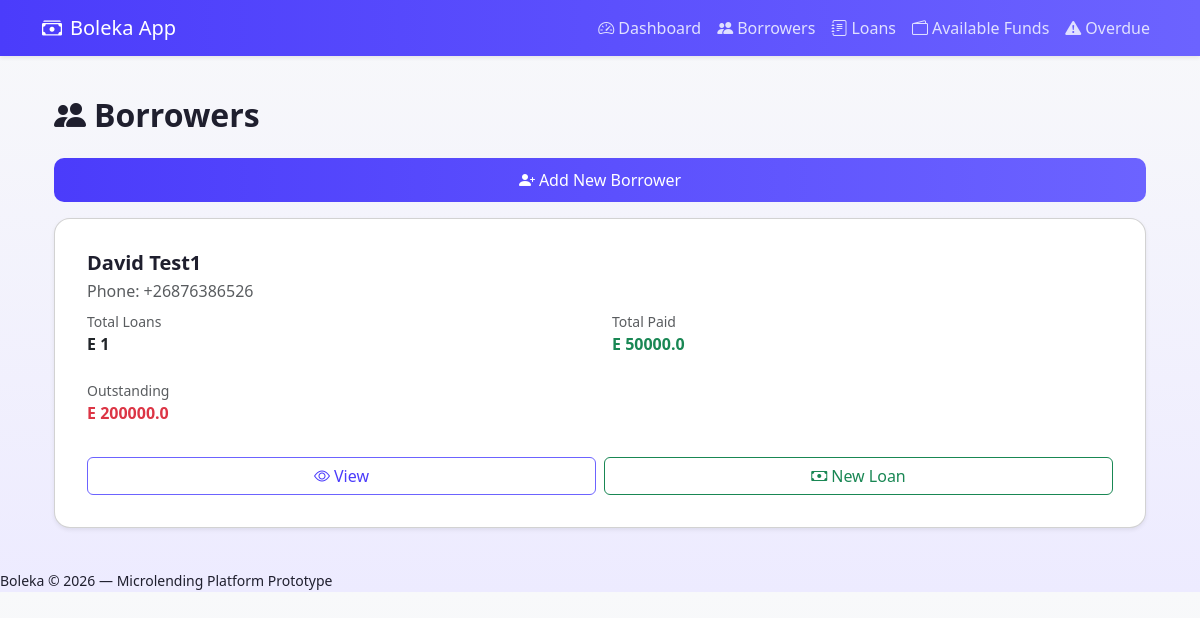
The app's page /borrowers, older data.
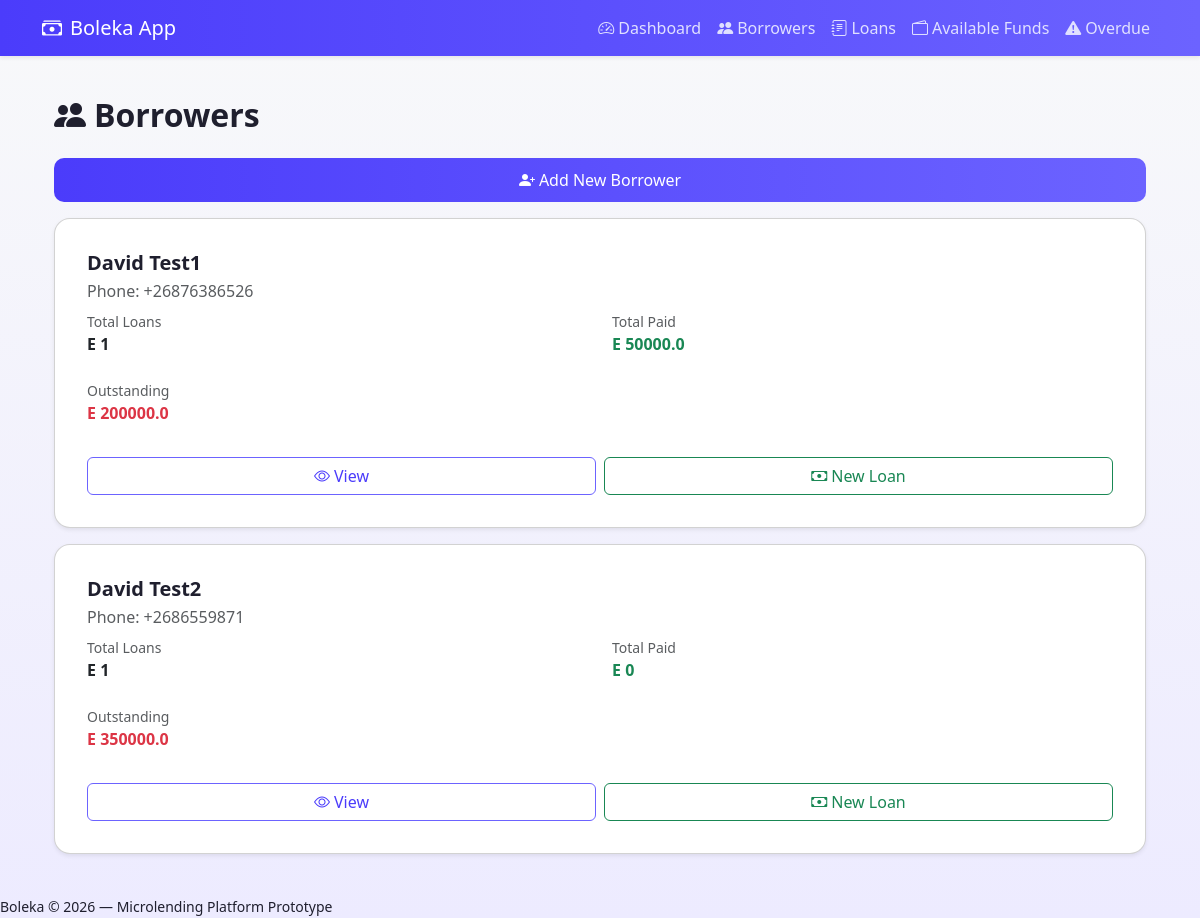
The same page, newer data.
### models.py (models this page shows)
class Borrower(Base):
    __tablename__ = "borrowers"
    id = Column(Integer, primary_key=True, index=True)
    name = Column(String, nullable=False)
    phone = Column(String, nullable=False)
    loans = relationship("Loan", back_populates="borrower")

### main.py (the view)
@app.get("/borrowers", response_class=HTMLResponse)
async def borrowers_list(request: Request, db: Session = Depends(get_db)):
    borrowers = db.query(Borrower).all()
    enriched = []
    for b in borrowers:
        loans = db.query(Loan).filter(Loan.borrower_id == b.id).all()
        payments = (
            db.query(Payment)
            .join(Loan)
            .filter(Loan.borrower_id == b.id)
            .all()
        )
        total_loans = len(loans)
        total_paid = sum(p.amount for p in payments)
        total_borrowed = sum(l.amount for l in loans)
        outstanding = total_borrowed - total_paid
        enriched.append({
            "id": b.id,
            "name": b.name,
            "phone": b.phone,
            "total_loans": total_loans,
            "total_paid": total_paid,
            "outstanding": outstanding,
        })
    return templates.TemplateResponse(
        "borrowers.html",
        {
            "request": request,
            "borrowers": enriched,
        }
    )

### templates/borrowers.html (shortened to what this page needs)
{% extends "base.html" %}
{% block content %}
<div class="container mt-3">
    <h2 class="mb-4">
        <i class="bi bi-people-fill me-2"></i>Borrowers
    </h2>
    <div class="mb-3">
        <a href="/borrowers/new" class="btn btn-primary w-100">
            <i class="bi bi-person-plus-fill me-1"></i>Add New Borrower
        </a>
    </div>
    <div class="borrower-list">
        {% for b in borrowers %}
        <div class="card borrower-card shadow-sm">
            <div class="card-body">
                <h5 class="fw-semibold mb-1">{{ b.name }}</h5>
                <p class="text-muted mb-2">Phone: {{ b.phone }}</p>
                <div class="row mb-3">
                    <div class="col-6">
                        <p class="small text-muted mb-0">Total Loans</p>
                        <p class="fw-bold">
                            {% if b.total_loans > 0 %}
                                E {{ b.total_loans }}
                            {% else %}
                                <span class="text-muted">E 0</span>
                            {% endif %}
                        </p>
                    </div>
                    <div class="col-6">
                        <p class="small text-muted mb-0">Total Paid</p>
                        <p class="fw-bold text-success">E {{ b.total_paid }}</p>
                    </div>
                    <div class="col-12 mt-2">
                        <p class="small text-muted mb-0">Outstanding</p>
                        {% if b.outstanding > 0 %}
                            <p class="fw-bold text-danger">E {{ b.outstanding }}</p>
                        {% else %}
                            <p class="fw-bold text-success">E 0</p>
                        {% endif %}
                    </div>
                </div>
                <div class="d-flex gap-2">
                    <a href="/borrowers/{{ b.id }}"
                       class="btn btn-outline-primary w-50">
                        <i class="bi bi-eye me-1"></i>View
                    </a>
                    <a href="/loans/new?borrower_id={{ b.id }}"
                       class="btn btn-outline-success w-50">
                        <i class="bi bi-cash me-1"></i>New Loan
                    </a>
                </div>
            </div>
        </div>
        {% endfor %}
    </div>
</div>
{% endblock %}

### templates/base.html (shortened to what this page needs)
<!DOCTYPE html>
<html lang="en">
<head>
    <link href="https://cdn.jsdelivr.net/npm/bootstrap@5.3.0/dist/css/bootstrap.min.css" rel="stylesheet">
    <link href="https://cdn.jsdelivr.net/npm/bootstrap-icons@1.10.5/font/bootstrap-icons.css" rel="stylesheet">
    <link rel="stylesheet" href="../static/style.css">
</head>
<body>
    <nav class="navbar navbar-expand-lg navbar-dark bg-dark shadow-sm">
        <div class="container">
            <a class="navbar-brand" href="/">
                <i class="bi bi-cash-stack me-2"></i>Boleka App
            </a>
            <div class="collapse navbar-collapse" id="navbarNav">
                <ul class="navbar-nav ms-auto">
                    <li class="nav-item">
                        <a class="nav-link" href="/">
                            <i class="bi bi-speedometer2 me-1"></i>Dashboard
                        </a>
                    </li>
                    <li class="nav-item">
                        <a class="nav-link" href="/borrowers">
                            <i class="bi bi-people-fill me-1"></i>Borrowers
                        </a>
                    </li>
                    <li class="nav-item">
                        <a class="nav-link" href="/loans">
                            <i class="bi bi-journal-text me-1"></i>Loans
                        </a>
                    </li>
                    <li class="nav-item">
                        <a class="nav-link" href="/available-funds">
                            <i class="bi bi-wallet2 me-1"></i>Available Funds
                        </a>
                    </li>
                    <li class="nav-item">
                        <a class="nav-link" href="/loans/overdue">
                            <i class="bi bi-exclamation-triangle-fill me-1"></i>Overdue
                        </a>
                    </li>
                </ul>
            </div>
        </div>
    </nav>
    <div class="container py-4">
        {% block content %}
        {% endblock %}
    </div>
    <footer>
        <small>Boleka &copy; {{ 2026 }} — Microlending Platform Prototype</small>
    </footer>
</body>
</html>

### static/style.css (style rules this page uses)
* { box-sizing: border-box; margin: 0; padding: 0; }
body { font-family: system-ui, -apple-system, BlinkMacSystemFont, "Segoe UI", sans-serif; background: linear-gradient(180deg, #F8F9FA 0%, #EDEBFF 100%); color: #1f2933; }
.navbar-dark.bg-dark { background: linear-gradient(90deg, #4B3CFB 0%, #6C63FF 100%) !important; }
.nav-link { font-weight: 500; color: #e0e0ff !important; }
h1, h2, h3, h4, h5 { font-weight: 600; color: #1f1f2e; margin-bottom: 0.75rem; }
.card { background: #ffffff; border-radius: 16px; padding: 1rem; margin-bottom: 1rem; box-shadow: 0 4px 12px rgba(75, 60, 251, 0.1); transition: transform 0.2s ease, box-shadow 0.2s ease; }
.btn-primary { background: linear-gradient(90deg, #4B3CFB 0%, #6C63FF 100%); border: none; font-weight: 500; padding: 12px; border-radius: 10px; }
.btn-outline-primary { border-color: #6C63FF; color: #4B3CFB; font-weight: 500; }

### templates/base.html (style rules this page uses)
body { background: linear-gradient(180deg, #F8F9FA 0%, #EDEBFF 100%); color: #1F1F2E; }
.navbar-dark.bg-dark { background: linear-gradient(90deg, #4B3CFB 0%, #6C63FF 100%) !important; }
.card { border-radius: 16px; box-shadow: 0 4px 12px rgba(75, 60, 251, 0.1); transition: transform 0.2s ease, box-shadow 0.2s ease; }
.btn-primary { background: linear-gradient(90deg, #4B3CFB 0%, #6C63FF 100%); border: none; font-weight: 500; padding: 10px 16px; }
.btn-outline-primary { border-color: #6C63FF; color: #4B3CFB; }
h2, h3, h4 { font-weight: 600; color: #1F1F2E; }

### templates/borrowers.html (style rules this page uses)
.borrower-card { border-radius: 16px; margin-bottom: 1rem; transition: transform 0.2s ease, box-shadow 0.2s ease; }

Row changes from the older to the newer data that the page shows:
added Borrower: name "David Test2", phone "+2686559871", total_loans "1", total_paid "0", outstanding "350000.0"
